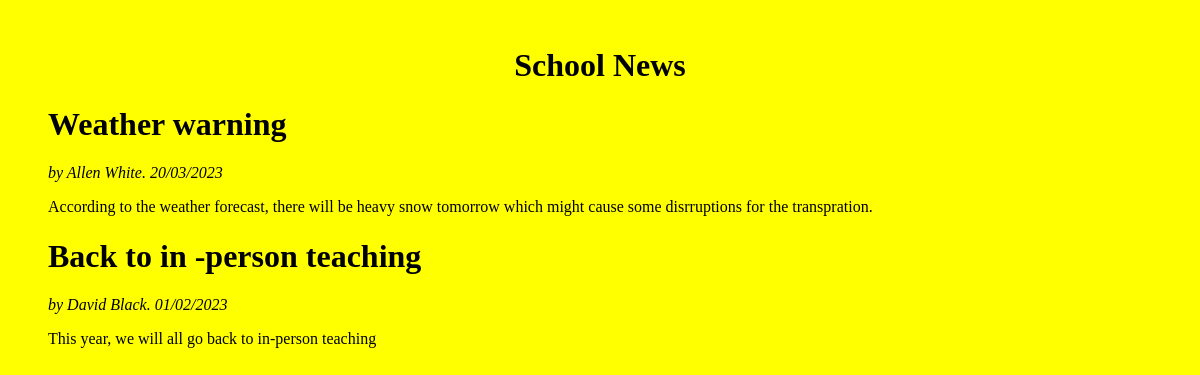
Before: / with the older database file.
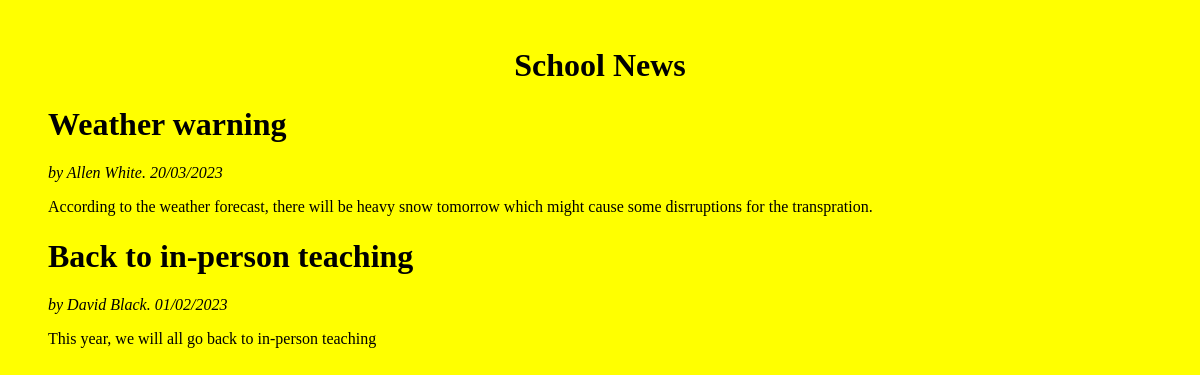
After: the same page with the newer database file.
### school/models.py (models this page shows, shortened)
class News(models.Model):
    title = models.CharField(max_length=128, unique=True)
    author = models.CharField(max_length=128)
    date = models.DateField()
    description = models.CharField(max_length=10000)
    class Meta:
        verbose_name_plural = 'News'

### school/views.py (the view)
# urls.py: path('', views.index, name='index'),
def index(request):
    news_list = News.objects.all()
    context_dict = {}
    context_dict['news'] = news_list
    return render(request, 'school/index.html', context=context_dict)

### templates/school/index.html (shortened to what this page needs)
<!DOCTYPE html>
<html>
    <head>
    </head>
    <body>
    </body>
        <h1 id= "Heading"> School News</h1>
    <div>
        <ul>
            {% for article in news %}
                <h1>{{article.title}}</h1>
                <p id="author">by {{article.author}}. {{article.date|date:"d/m/Y" }}</p>
                <p>{{article.description}}
                </p>
            {% endfor %}
            </ul>
    </div>
    </body>
</html>

### templates/school/index.html (style rules this page uses)
body { background-color:yellow; }
#Heading { text-align :center; }
#author { font-style:italic; }

Changed rows visible on the page:
changed News "David Black": title "Back to in -person teaching" → "Back to in-person teaching"
